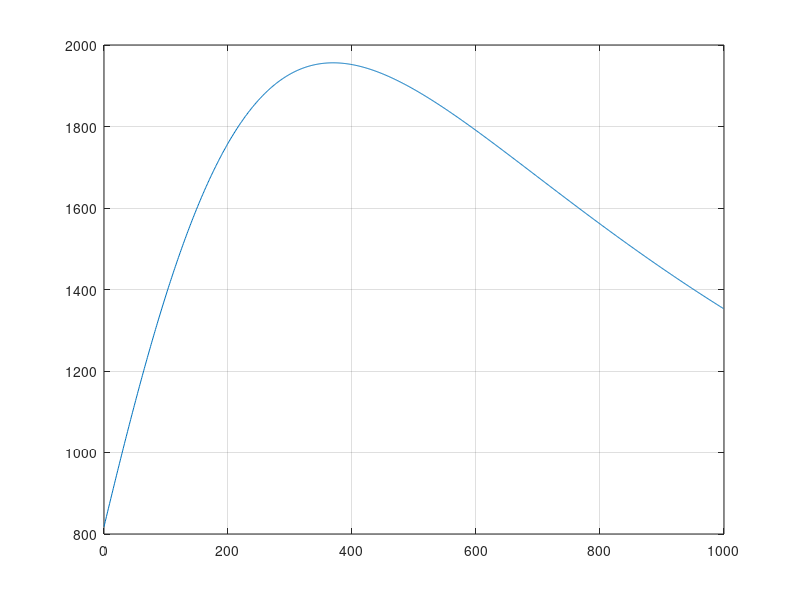

Write MATLAB code to recreate this figure.


P = 7;%no of poles
V = [];%sincronus speed
F = [];
fr =[];
V_max = [];
Gm = [];
for gm = .01:1:1000
    
    Gm = [Gm,gm];
    kw = .9;
v = 140;    
wt = .06;
ws = 1.875*wt;
 
L = 6*ws+7*wt;
tau = L/P;
f = v*P/(2*L);
fr = [fr,f];
s = .1;
m = 3;



gm = gm/1000;% mm to m


d = 10.3;% al subtrack thickness in mm
d = d/1000;% mm to m

go = gm+d;


Wse = ws+go;
lambda = ws+wt;
q1 = tau/(m*lambda);
alpha = pi*((m*q1).^-1);
kd = (sin(q1.*alpha/2)).*(q1.*sin(alpha/2)).^-1;


wa = .9*ws/2;

dm = 1.3; % dia of coil
dm = dm/1000;

h = 130;
h = h/1000;

N1 = .5*(h/dm)*(wa/dm)*.9;% No of turnsper phase

%N1 = 2000; % No of turnsper phase
Nc = N1/(P*q1); % NO OF TURNS PERSLOT



gamma = (4/pi)*(((ws/(2*go)).*atan(ws/(2*go))) -    log((1 + ((ws/(2*go)).^2))).^.5); 



kc = (lambda).*((lambda - gamma*go)).^-1;
ge = kc*go;

mu0 = 1.2566*10^-6;
rhor = 2.65*10^-8;



G = (2*mu0*f*tau^2/(pi*(rhor/d))).*(ge.^-1);
A = ((s*G).^-2)+1;

Xm = (24*mu0*f.*Wse.*kw.*N1.^2.*tau).*((pi*P*ge).^-1);

R2 = Xm/G;
I = 20;
I2 = I.^2;

Ft = (m.*I2.*R2).*((A.*v.*s).^-1);
%i2 = (F*A*vs*s)/(m*R2);
%i = sqrt(i2);

F = [F,Ft];

acc = 2*Ft/400;
velocity_max = sqrt(2*acc*480);
V_max= [V_max,velocity_max];
end

plot (Gm,F)
grid on

